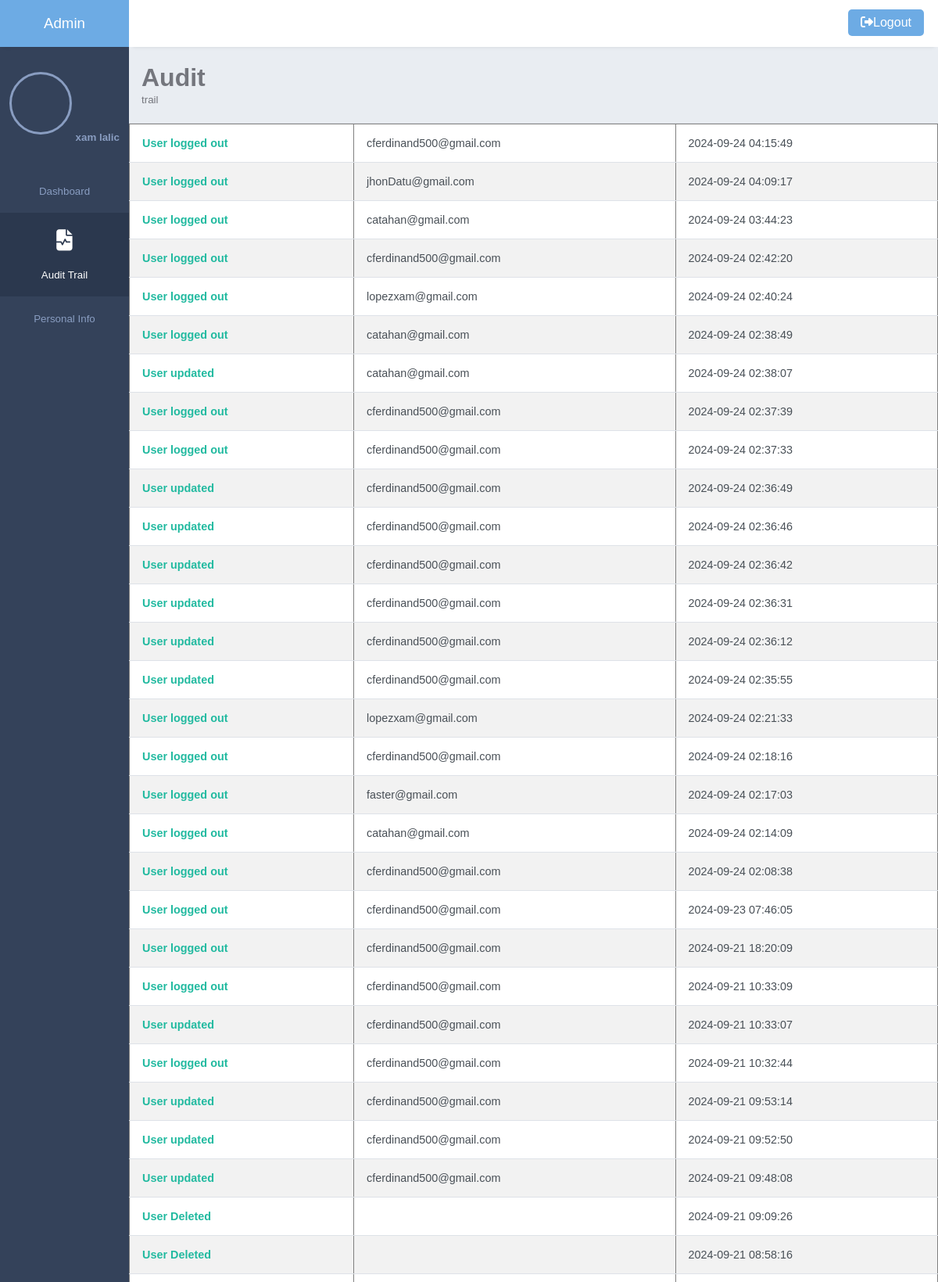
The app's page /admin/audit.php (signed in, upper part) with its own data.
### tables this page shows
CREATE TABLE `user` (
  `id` int(10) UNSIGNED NOT NULL,
  `UserName` varchar(45) NOT NULL,
  `PassWord` varchar(255) NOT NULL,
  `FullName` varchar(45) NOT NULL,
  `image` varchar(100) NOT NULL,
  `UserRole` varchar(100) NOT NULL
);

CREATE TABLE `audit_trail` (
  `id` int(11) UNSIGNED NOT NULL,
  `action` varchar(255) NOT NULL,
  `user` varchar(45) NOT NULL,
  `timestamp` timestamp NOT NULL DEFAULT current_timestamp()
);

### admin/audit.php (the view, shortened to what this page needs)
<?php
require_once '../connect/dbcon.php';
$userId = $_SESSION['id'];
try {
    $pdoQuery = "SELECT * FROM user WHERE id = :id";
    $pdoResult = $pdoConnect->prepare($pdoQuery);
    $pdoResult->execute(['id' => $userId]);
    $user = $pdoResult->fetch();
    $pdoConnect->setAttribute(PDO::ATTR_ERRMODE, PDO::ERRMODE_EXCEPTION);
    $pdoQuery = "SELECT * FROM `audit_trail` ORDER BY `timestamp` DESC";
    $pdoResult = $pdoConnect->query($pdoQuery);
    $audittrailData = $pdoResult->fetchAll(PDO::FETCH_ASSOC);
} catch (PDOException $error) {
    echo $error->getMessage();
    exit;
}
?>
<!DOCTYPE html>
<html lang="en">
<head>
    <link rel="stylesheet" href="../style/admin.css">
    <link rel="stylesheet"
        href="https://maxst.icons8.com/vue-static/landings/line-awesome/line-awesome/1.3.0/css/line-awesome.min.css">
</head>
<body>
    <div class="sidebar">
        <div class="side-header">
            <h3>A<span>dmin</span></h3>
        </div>
        <div class="side-content">
            <div class="profile">
                <?php
                $FullName = $user["FullName"];
                $image = $user["image"];
                ?>
                <div class="profile-img bg-img" style="background-image: url(../pic/<?php echo $image; ?>)"></div>
                <small>
                    <?php echo $FullName; ?>
                </small>
            </div>
            <div class="side-menu">
                <ul>
                    <li>
                        <a href="admin.php">
                            <small>Dashboard</small>
                        </a>
                    </li>
                    <li>
                        <a href="audit.php" class="active">
                        <span> <i class="fa-solid fa-file-waveform"></i> </span> <br>
                            <small>Audit Trail</small>
                        </a>
                    </li>
                    <li>
                        <a href="edit.php">
                            <small>Personal Info</small>
                        </a>
                    </li>
                </ul>
            </div>
        </div>
    </div>
    <div class="main-content">
        <header>
            <div class="header-content">
                <div class="header-menu">
                    <div class="user">
                        <span><a href="logout.php"><i
                                    class="fa-solid fa-right-from-bracket"></i>Logout</a></span>
                    </div>
                </div>
            </div>
        </header>
        <main>
            <div class="page-header">
                <h1>Audit</h1>
                <small>trail</small>
            </div>
            <div class="container">
        <?php if (isset($audittrailData) && !empty($audittrailData)): ?>
            <table border="1">
                <tr>
                    <?php foreach ($audittrailData as $log): ?>
                        <td>
                            <?= $log['action'] ?>
                        </td>
                        <td>
                            <?= $log['user'] ?>
                        </td>
                        <td>
                            <?= $log['timestamp'] ?>
                        </td>
                    </tr>
                <?php endforeach; ?>
            </table>
        <?php else: ?>
            <p>no Audit Available</p>
        <?php endif; ?>
    </div>
        </main>
</body>
</html>

### style/admin.css (style rules this page uses)
:root { --main-color: #22BAA0; --color-dark: #34425A; --text-grey: #B0B0B0; }
* { margin: 0; padding: 0; text-decoration: none; list-style-type: none; box-sizing: border-box; font-family: 'Merriweather', sans-serif; }
.sidebar { position: fixed; height: 100%; width: 165px; left: 0; bottom: 0; top: 0; z-index: 100; background: var(--color-dark); transition: left 300ms; }
.side-header { box-shadow: 0px 5px 5px -5px rgb(0 0 0 /10%); background: #6dabe4; height: 60px; display: flex; justify-content: center; align-items: center; }
.side-header h3, side-head span { color: #fff; font-weight: 400; }
.side-content { height: calc(100vh - 60px); overflow: auto; }
.profile { text-align: center; padding: 2rem 0rem; }
.bg-img { background-repeat: no-repeat; background-size: cover; border-radius: 50%; background-size: cover; }
.profile-img { height: 80px; width: 80px; display: inline-block; margin: 0 auto .5rem auto; border: 3px solid #899DC1; }
.profile small { color: #899DC1; font-weight: 600; }
.side-menu ul { text-align: center; }
.side-menu a { display: block; padding: 1.2rem 0rem; }
.side-menu a.active { background: #2B384E; }
.side-menu a.active span, .side-menu a.active small { color: #fff; }
.side-menu a span { display: block; text-align: center; font-size: 1.7rem; }
.side-menu a span, .side-menu a small { color: #899DC1; }
.main-content { margin-left: 165px; width: calc(100% - 165px); transition: margin-left 300ms; }
header { position: fixed; right: 0; top: 0; left: 165px; z-index: 100; height: 60px; box-shadow: 0px 5px 5px -5px rgb(0 0 0 /10%); background: #fff; transition: left 300ms; }
.header-content, .header-menu { display: flex; align-items: center; }
.header-content { justify-content: space-between; padding: 0rem 1rem; }
.header-menu { justify-content: flex-end; padding-top: .5rem; }
.user { display: flex; align-items: center; }
.user span:last-child { display: inline-block; margin-left: .3rem; font-size: .8rem; }
main { margin-top: 60px; }
.page-header { padding: 1.3rem 1rem; background: #E9edf2; border-bottom: 1px solid #dee2e8; }
.page-header h1, .page-header small { color: #74767d; }
table { border-collapse: collapse; width: 100%; }
table td { padding: 1rem; color: #495057; font-size: 0.9rem; }
table tbody td:first-child { padding-left: 1rem; color: var(--main-color); font-weight: 600; }
.user { display: inline-block; color: #fff; }
.user a { text-decoration: none; color: #fff; padding: 8px 16px; border-radius: 5px; background-color: #6dabe4; border: none; text-align: center; text-decoration: none; display: inline-block; font-size: 16px; margin: 4px 2px; cursor: pointer; transition-duration: 0.4s; }

### records on screen
user: FullName "xam lalic"
audit_trail: action "User logged out", user "cferdinand500@gmail.com", timestamp "2024-09-24 04:15:49"
audit_trail: action "User logged out", user "jhonDatu@gmail.com", timestamp "2024-09-24 04:09:17"
audit_trail: action "User logged out", user "catahan@gmail.com", timestamp "2024-09-24 03:44:23"
audit_trail: action "User logged out", user "cferdinand500@gmail.com", timestamp "2024-09-24 02:42:20"
audit_trail: action "User logged out", user "lopezxam@gmail.com", timestamp "2024-09-24 02:40:24"
audit_trail: action "User logged out", user "catahan@gmail.com", timestamp "2024-09-24 02:38:49"
audit_trail: action "User updated", user "catahan@gmail.com", timestamp "2024-09-24 02:38:07"
audit_trail: action "User logged out", user "cferdinand500@gmail.com", timestamp "2024-09-24 02:37:39"
audit_trail: action "User logged out", user "cferdinand500@gmail.com", timestamp "2024-09-24 02:37:33"
audit_trail: action "User updated", user "cferdinand500@gmail.com", timestamp "2024-09-24 02:36:49"
audit_trail: action "User updated", user "cferdinand500@gmail.com", timestamp "2024-09-24 02:36:46"
audit_trail: action "User updated", user "cferdinand500@gmail.com", timestamp "2024-09-24 02:36:42"
audit_trail: action "User updated", user "cferdinand500@gmail.com", timestamp "2024-09-24 02:36:31"
audit_trail: action "User updated", user "cferdinand500@gmail.com", timestamp "2024-09-24 02:36:12"
audit_trail: action "User updated", user "cferdinand500@gmail.com", timestamp "2024-09-24 02:35:55"
audit_trail: action "User logged out", user "lopezxam@gmail.com", timestamp "2024-09-24 02:21:33"
audit_trail: action "User logged out", user "cferdinand500@gmail.com", timestamp "2024-09-24 02:18:16"
audit_trail: action "User logged out", user "faster@gmail.com", timestamp "2024-09-24 02:17:03"
audit_trail: action "User logged out", user "catahan@gmail.com", timestamp "2024-09-24 02:14:09"
audit_trail: action "User logged out", user "cferdinand500@gmail.com", timestamp "2024-09-24 02:08:38"
audit_trail: action "User logged out", user "cferdinand500@gmail.com", timestamp "2024-09-23 07:46:05"
audit_trail: action "User logged out", user "cferdinand500@gmail.com", timestamp "2024-09-21 18:20:09"
audit_trail: action "User logged out", user "cferdinand500@gmail.com", timestamp "2024-09-21 10:33:09"
audit_trail: action "User updated", user "cferdinand500@gmail.com", timestamp "2024-09-21 10:33:07"
audit_trail: action "User logged out", user "cferdinand500@gmail.com", timestamp "2024-09-21 10:32:44"
audit_trail: action "User updated", user "cferdinand500@gmail.com", timestamp "2024-09-21 09:53:14"
audit_trail: action "User updated", user "cferdinand500@gmail.com", timestamp "2024-09-21 09:52:50"
audit_trail: action "User updated", user "cferdinand500@gmail.com", timestamp "2024-09-21 09:48:08"
audit_trail: action "User Deleted", timestamp "2024-09-21 09:09:26"
audit_trail: action "User Deleted", timestamp "2024-09-21 08:58:16"
